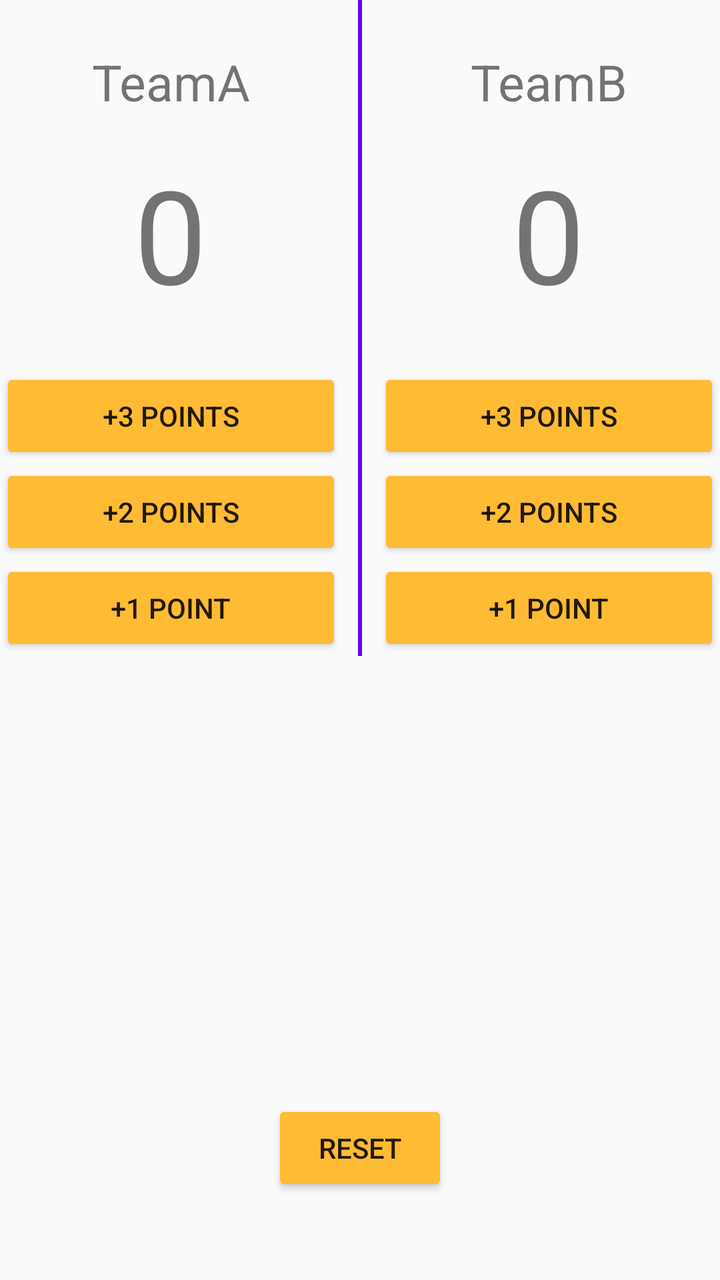
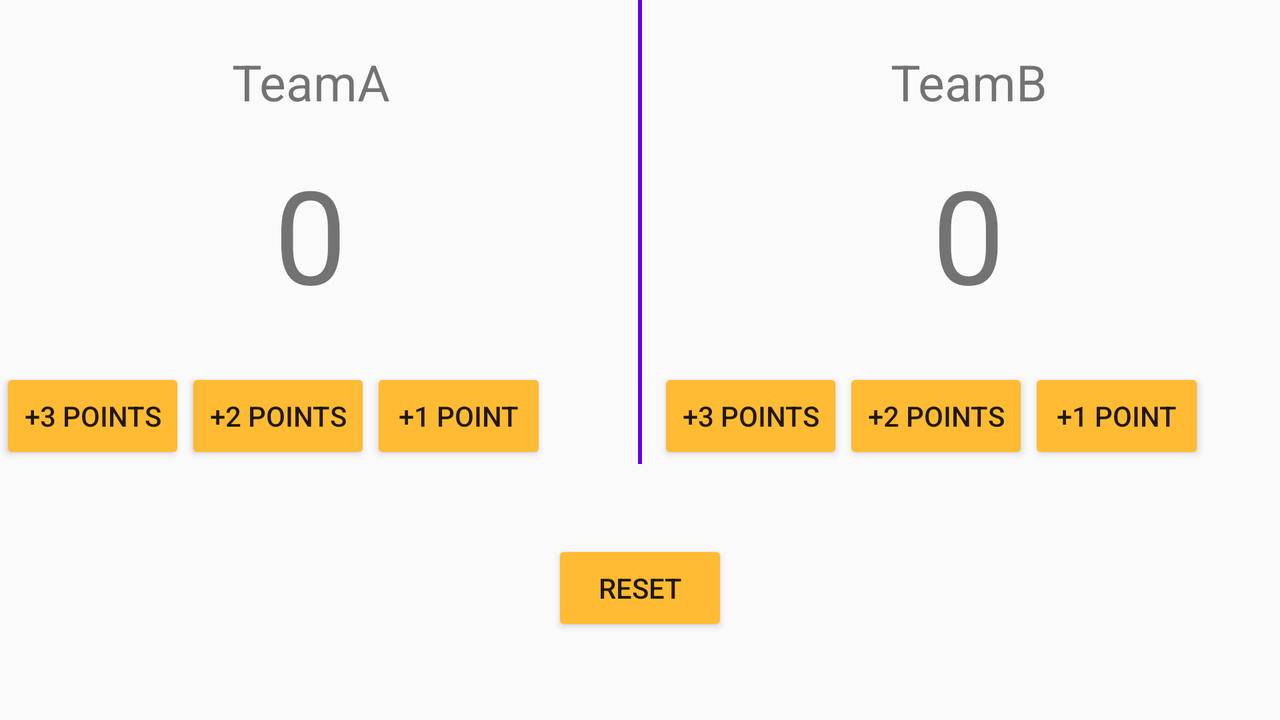

Two renders of one Android screen. The first uses the default layout on a phone; the second uses the alternative layout the repository ships for a different screen configuration, on a matching device. The two XML files are below.
<!-- AndroidManifest.xml: application theme AppTheme -->
<!-- res/layout/activity_second.xml -->
<?xml version="1.0" encoding="utf-8"?>
<RelativeLayout xmlns:android="http://schemas.android.com/apk/res/android"
    xmlns:app="http://schemas.android.com/apk/res-auto"
    xmlns:tools="http://schemas.android.com/tools"
    android:layout_width="match_parent"
    android:layout_height="match_parent"
    tools:context=".SecondActivity">
    <LinearLayout
        android:orientation="horizontal"
        android:layout_width="match_parent"
        android:layout_height="wrap_content">>

        <LinearLayout
            android:layout_width="0dp"
            android:layout_height="wrap_content"
            android:layout_weight="1"
            android:orientation="vertical">

            <TextView
                android:id="@+id/teamNameB"
                android:layout_width="match_parent"
                android:layout_height="wrap_content"
                android:layout_marginTop="24dp"
                android:layout_marginBottom="16dp"
                android:gravity="center"
                android:text="TeamA"
                android:textSize="25sp" />

            <TextView
                android:id="@+id/score2"
                android:layout_width="match_parent"
                android:layout_height="wrap_content"
                android:layout_marginBottom="24dp"
                android:gravity="center"
                android:text="0"
                android:textSize="65sp" />

            <Button
                android:id="@+id/btn_3b"
                android:layout_width="match_parent"
                android:layout_height="wrap_content"
                android:onClick="btnAdd3"
                android:text="@string/lable_add3" />

            <Button
                android:id="@+id/btn_2b"
                android:layout_width="match_parent"
                android:layout_height="wrap_content"
                android:onClick="btnAdd2"
                android:text="@string/lable_add2" />

            <Button
                android:id="@+id/btn_1b"
                android:layout_width="match_parent"
                android:layout_height="wrap_content"
                android:onClick="btnAdd1"
                android:text="@string/lable_add1" />


        </LinearLayout>

        <TextView
            android:layout_width="2dp"
            android:layout_height="match_parent"
            android:layout_marginRight="8dp"
            android:layout_marginLeft="8dp"
            android:background="@color/colorPrimary"/>

        <LinearLayout
            android:layout_width="0dp"
            android:layout_height="wrap_content"
            android:layout_weight="1"
            android:orientation="vertical">

            <TextView
                android:id="@+id/teamName"
                android:layout_width="match_parent"
                android:layout_height="wrap_content"
                android:layout_marginTop="24dp"
                android:layout_marginBottom="16dp"
                android:gravity="center"
                android:text="TeamB"
                android:textSize="25sp" />

            <TextView
                android:id="@+id/score"
                android:layout_width="match_parent"
                android:layout_height="wrap_content"
                android:layout_marginBottom="24dp"
                android:gravity="center"
                android:text="0"
                android:textSize="65sp" />

            <Button
                android:id="@+id/btn_3"
                android:layout_width="match_parent"
                android:layout_height="wrap_content"
                android:onClick="btnAdd3"
                android:text="@string/lable_add3" />

            <Button
                android:id="@+id/btn_2"
                android:layout_width="match_parent"
                android:layout_height="wrap_content"
                android:onClick="btnAdd2"
                android:text="@string/lable_add2" />

            <Button
                android:id="@+id/btn_1"
                android:layout_width="match_parent"
                android:layout_height="wrap_content"
                android:onClick="btnAdd1"
                android:text="@string/lable_add1" />
        </LinearLayout>
    </LinearLayout>




    <Button
        android:id="@+id/btn_reset"
        android:layout_width="wrap_content"
        android:layout_height="wrap_content"
        android:layout_alignParentBottom="true"
        android:layout_centerHorizontal="true"
        android:layout_marginBottom="42dp"
        android:onClick="btnReset"
        android:text="@string/btn_reset_label" />

</RelativeLayout>
<!-- resources referenced by this layout -->
<resources>
  <string name="btn_reset_label">Reset</string>
  <string name="lable_add1">+1 point</string>
  <string name="lable_add2">+2 points</string>
  <string name="lable_add3">+3 points</string>
  <style name="AppTheme" parent="Theme.AppCompat.Light.DarkActionBar">
          
          <item name="colorPrimary">@color/colorPrimary</item>
          <item name="colorPrimaryDark">@color/colorPrimaryDark</item>
          <item name="colorAccent">@color/colorAccent</item>
          <item name="colorButtonNormal">@android:color/holo_orange_light</item>
      </style>
</resources>
<!-- res/layout-land/activity_second.xml (the repository's variant of the layout above) -->
<!-- drawn on the phone turned sideways -->
<?xml version="1.0" encoding="utf-8"?>
<RelativeLayout xmlns:android="http://schemas.android.com/apk/res/android"
    xmlns:app="http://schemas.android.com/apk/res-auto"
    xmlns:tools="http://schemas.android.com/tools"
    android:layout_width="match_parent"
    android:layout_height="match_parent"
    tools:context=".SecondActivity">
    <LinearLayout
        android:orientation="horizontal"
        android:layout_width="match_parent"
        android:layout_height="wrap_content">>

        <LinearLayout
            android:layout_width="0dp"
            android:layout_height="wrap_content"
            android:layout_weight="1"
            android:orientation="vertical">

            <TextView
                android:id="@+id/teamNameB"
                android:layout_width="match_parent"
                android:layout_height="wrap_content"
                android:layout_marginTop="24dp"
                android:layout_marginBottom="16dp"
                android:gravity="center"
                android:text="TeamA"
                android:textSize="25sp" />

            <TextView
                android:id="@+id/score2"
                android:layout_width="match_parent"
                android:layout_height="wrap_content"
                android:layout_marginBottom="24dp"
                android:gravity="center"
                android:text="0"
                android:textSize="65sp" />

            <LinearLayout
                android:layout_width="match_parent"
                android:layout_height="match_parent"
                android:orientation="horizontal">

                <Button
                    android:id="@+id/btn_3b"
                    android:layout_width="wrap_content"
                    android:layout_height="wrap_content"
                    android:onClick="btnAdd3"
                    android:text="@string/lable_add3" />

                <Button
                    android:id="@+id/btn_2b"
                    android:layout_width="wrap_content"
                    android:layout_height="wrap_content"
                    android:onClick="btnAdd2"
                    android:text="@string/lable_add2" />

                <Button
                    android:id="@+id/btn_1b"
                    android:layout_width="wrap_content"
                    android:layout_height="wrap_content"
                    android:onClick="btnAdd1"
                    android:text="@string/lable_add1" />
            </LinearLayout>


        </LinearLayout>

        <TextView
            android:layout_width="2dp"
            android:layout_height="match_parent"
            android:layout_marginRight="8dp"
            android:layout_marginLeft="8dp"
            android:background="@color/colorPrimary"/>

        <LinearLayout
            android:layout_width="0dp"
            android:layout_height="wrap_content"
            android:layout_weight="1"
            android:orientation="vertical">

            <TextView
                android:id="@+id/teamName"
                android:layout_width="match_parent"
                android:layout_height="wrap_content"
                android:layout_marginTop="24dp"
                android:layout_marginBottom="16dp"
                android:gravity="center"
                android:text="TeamB"
                android:textSize="25sp" />

            <TextView
                android:id="@+id/score"
                android:layout_width="match_parent"
                android:layout_height="wrap_content"
                android:layout_marginBottom="24dp"
                android:gravity="center"
                android:text="0"
                android:textSize="65sp" />

            <LinearLayout
                android:layout_width="match_parent"
                android:layout_height="match_parent"
                android:orientation="horizontal">

                <Button
                    android:id="@+id/btn_3"
                    android:layout_width="wrap_content"
                    android:layout_height="wrap_content"
                    android:onClick="btnAdd3"
                    android:text="@string/lable_add3" />

                <Button
                    android:id="@+id/btn_2"
                    android:layout_width="wrap_content"
                    android:layout_height="wrap_content"
                    android:onClick="btnAdd2"
                    android:text="@string/lable_add2" />

                <Button
                    android:id="@+id/btn_1"
                    android:layout_width="wrap_content"
                    android:layout_height="wrap_content"
                    android:onClick="btnAdd1"
                    android:text="@string/lable_add1" />
            </LinearLayout>

        </LinearLayout>
    </LinearLayout>




    <Button
        android:id="@+id/btn_reset"
        android:layout_width="wrap_content"
        android:layout_height="wrap_content"
        android:layout_alignParentBottom="true"
        android:layout_centerHorizontal="true"
        android:layout_marginBottom="42dp"
        android:onClick="btnReset"
        android:text="@string/btn_reset_label" />

</RelativeLayout>
